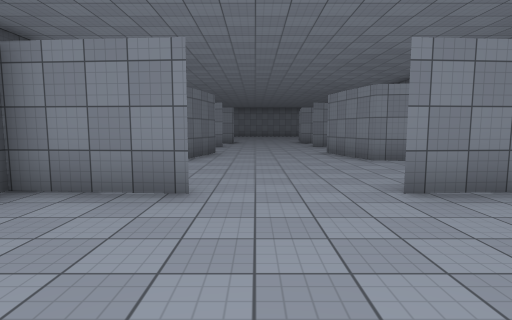
[1] (above)

16 first-person views from a walk through a Unity game level. The camera is 1.5 m above the floor, tilts 6° down and sees 80° across. The floor is counted in squares, 2 m on a side. Each view is taken from the middle of a square. On the plan, view 1 faces up. The plan holds only what a view shows up to about 10 squares ahead; the rest is blank. The place goes on beyond the plan. Surface patterns are stand-ins for the level's own textures.

[2]
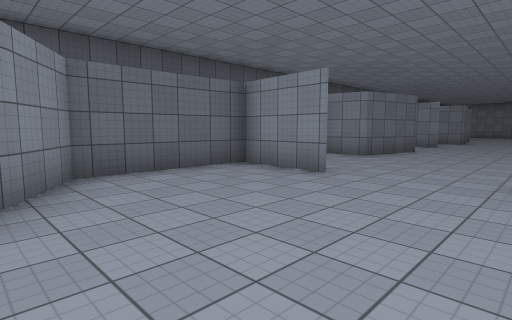

[3]
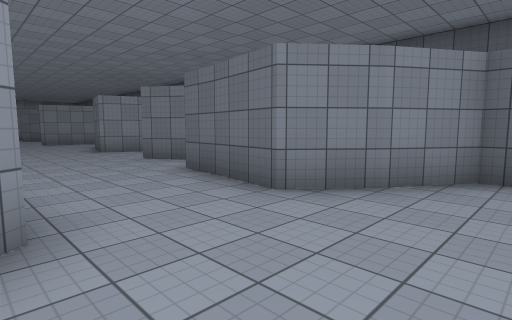

[4]
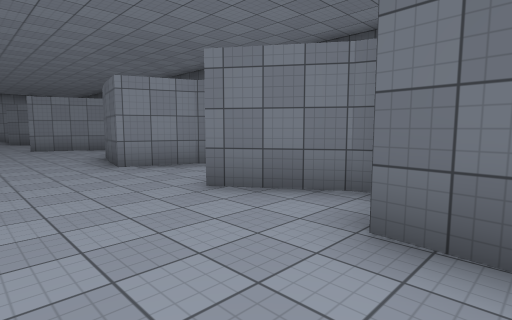

[5]
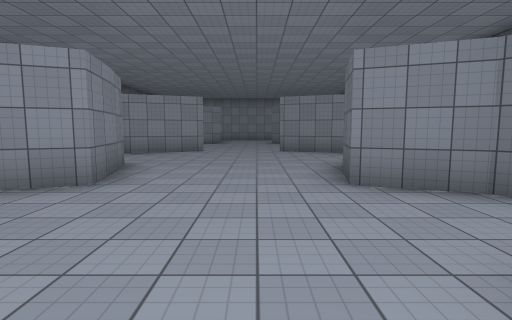

[6]
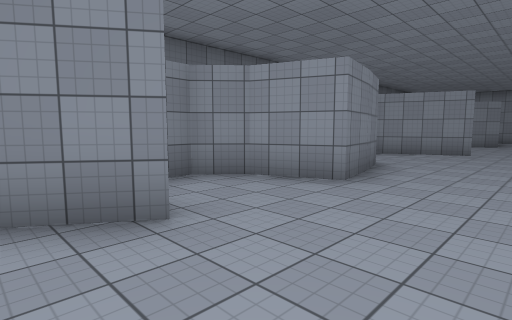

[7]
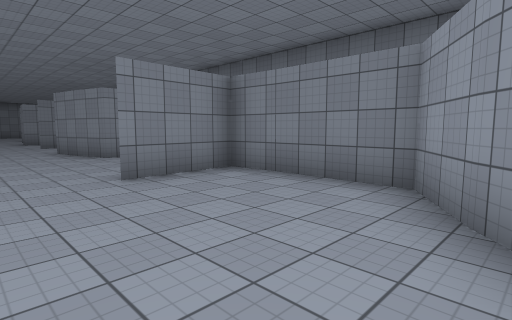

[8]
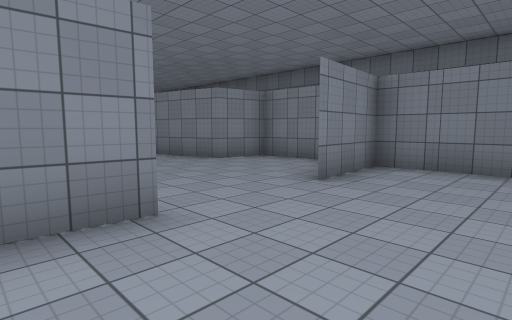

[9]
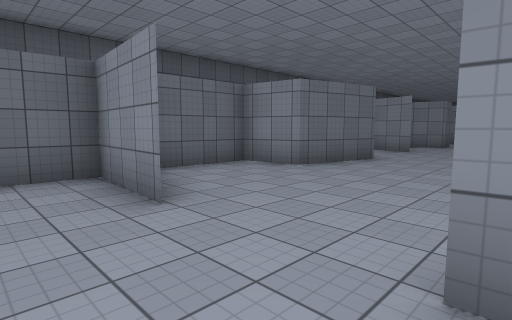

[10]
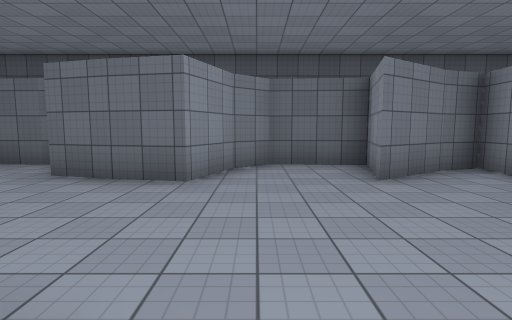

[11]
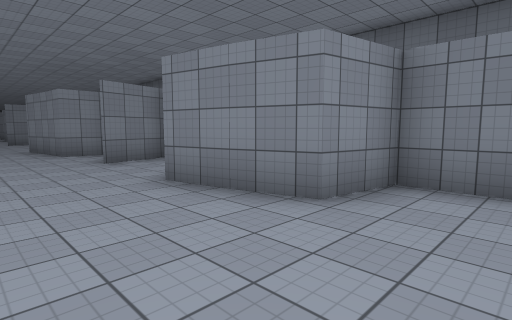

[12]
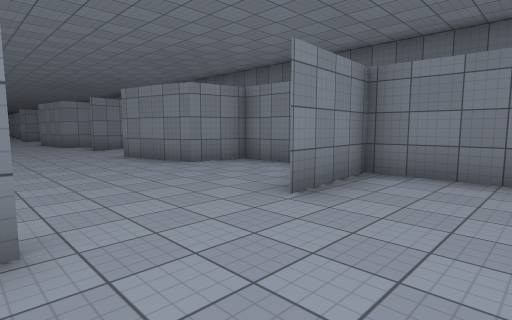

[13]
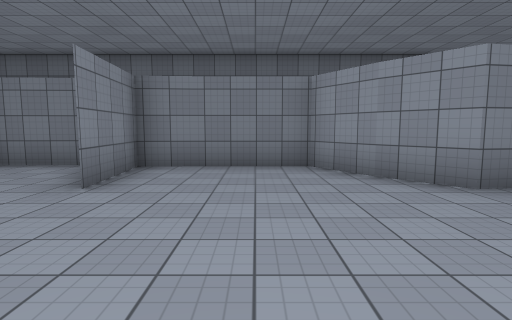

[14]
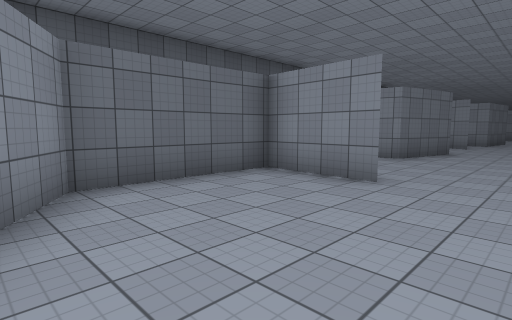

[15]
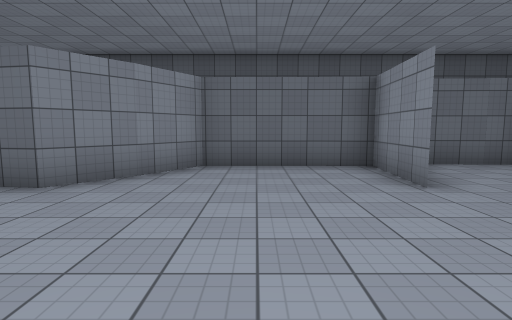

[16]
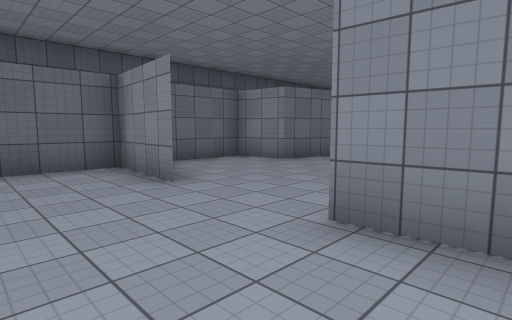

### Floor plan
Points are (right, up) in squares from view 1. A wall is a line through its corners. A room is listed if a view was taken in it or the views show most of it. See-through windows are left out.
Room 1 (views 1, 3, 7, 8, 9)
walls: (-1.8, -0.5) (-0.7, -1.5); (-0.7, 3.4) (-3, 3.6) (-3, 0.2) (-1.7, -0.6); (4, 0.2) (4, 3.6) (1.7, 3.4)
ways out: opening at (1.5, -0.8) to room 2; opening at (0.5, 3)
Room 2 (views 2, 4, 5, 6, 10, 11)
walls: (-3.4, -7.6) (-2.6, -8.4) (-1.1, -9) (-1.8, -11.2) (-3, -11.5) (-3, -12.4); (-2.4, -4.7) (-1.3, -6.2) (-3, -5.8) (-3, -7.8); (-1.7, -3.9) (-2.6, -3.9) (-2.3, -4.8); (4, -5.8) (2.2, -6.2) (3, -5.1); (3.1, -4) (2.1, -4) (1.7, -1.4) (2.8, -0.5); (-3.2, -12.3) (-3.3, -13.5); (4, -12.4) (4, -11.5) (2.7, -11.3) (2.1, -9) (3.6, -8.4) (4.2, -7.7) (4.2, -7.2); (-2.7, -14.1) (-0.8, -14.8); (-0.9, -1.3) (-1.1, -3.9); (4.2, -13.4) (4.1, -12.3); (1.7, -14.9) (3.9, -13.9); (2.6, -0.6) (4, 0.2)
ways out: opening at (1.5, -0.8) to room 1; opening at (0.5, -15) to room 3
Room 3 (views 12, 13, 14, 15, 16)
walls: (-0.8, -14.8) (-3, -14.7) (-3, -18.1) (-1.7, -18.9); (-1.9, -18.8) (-0.8, -19.7) (-0.9, -20.4); (2.7, -18.9) (4, -18.1) (4, -14.7) (1.7, -14.9); (1.8, -20.2) (1.7, -19.7) (2.8, -18.8)
ways out: opening at (0.5, -15) to room 2

Positions as (right, up) in squares from view 1, and headings:
1: (0, 0), facing up
2: (2, -1), facing up-left
3: (2, 1), facing down-left
4: (1, -3), facing down-left
5: (0, -5), facing down
6: (0, -5), facing down-right
7: (0, -1), facing up-right
8: (-2, 1), facing up-right
9: (2, 2), facing up-left
10: (3, -8), facing left
11: (0, -13), facing up-right
12: (-1, -17), facing up-right
13: (-2, -17), facing right
14: (1, -19), facing up-left
15: (3, -17), facing left
16: (3, -17), facing up-left
